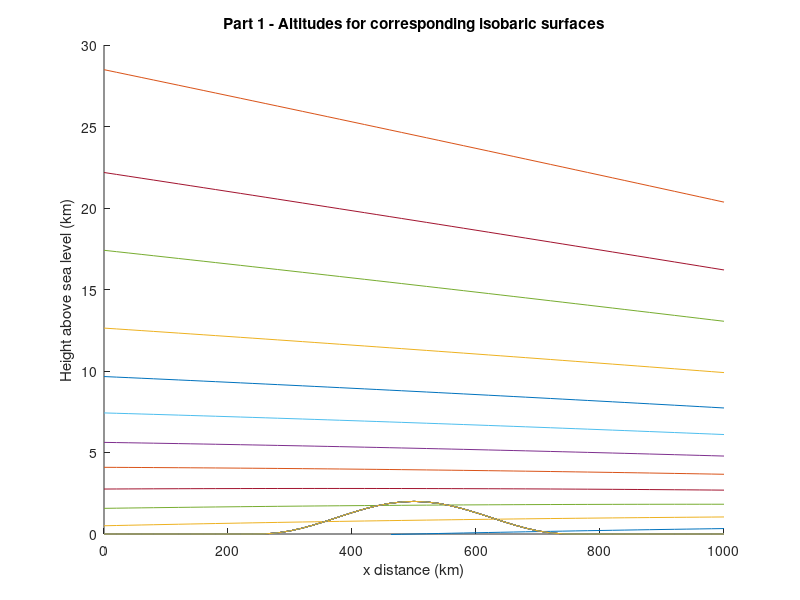
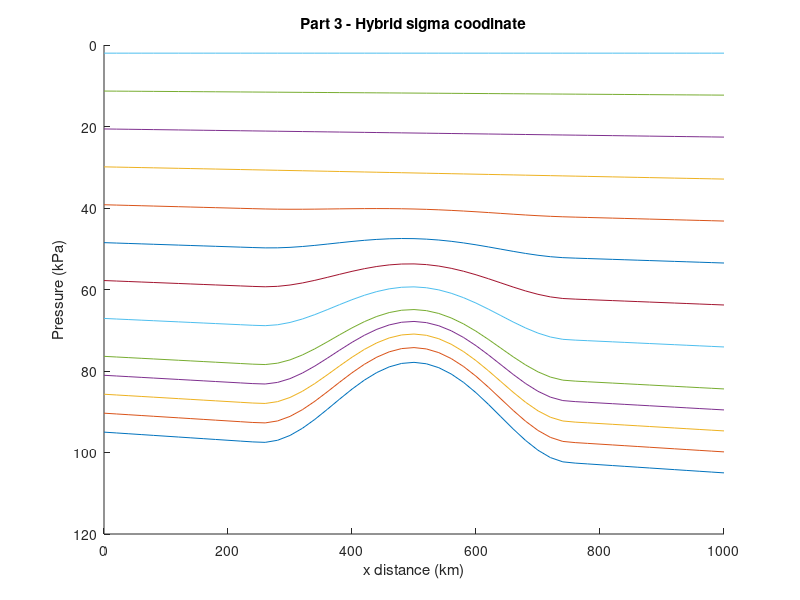
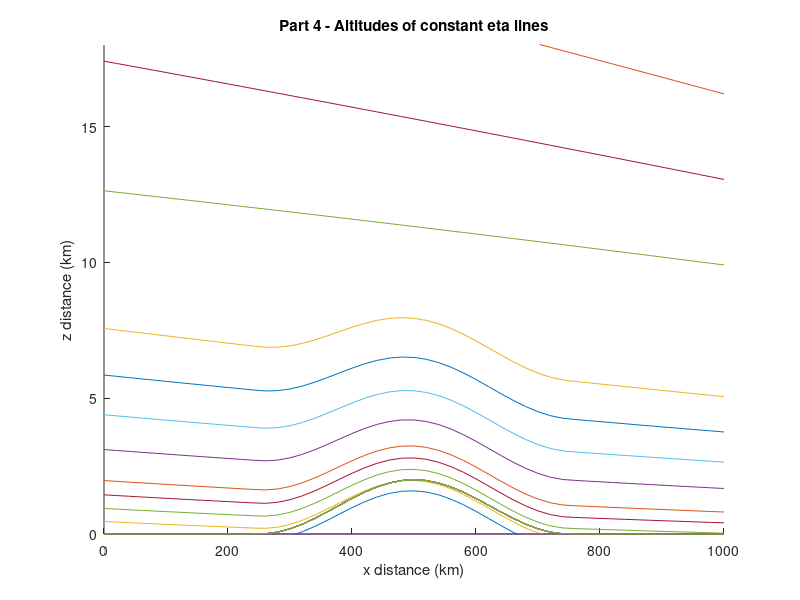

Here is the MATLAB script that generated these plots, in order:
clear all
close all
%% Inputs
xkm = 0:20:1000;
zkm = 0:1:30;
dx = 20;
dz = 1;
pi_top = 2;
eta_c = 0.3;
a = 0.0293;
P = [100 90 80 70 60 50 40 30 20 10 5 2];
eta = [1, 0.95, 0.9, 0.85, 0.8, 0.7, 0.6, 0.5, 0.4, 0.3, 0.2, 0.1, 0];
%% Temperature
%This loop creates a [31,51] matrix where each row represents the
%temperatures across x for one z value
T_matrix = zeros(length(zkm),length(xkm));
for i=1:length(zkm)
    zkm_calc = zkm(i);
    if zkm_calc < 12
        T = (40 - 0.08.*xkm) - 6.5*zkm_calc + 273; %K
    else
        T = (40-0.08.*xkm) - 6.5*12 + 273; %K
    end
    T_matrix(i,:) = T;
end
%% Q1)
%Find:  On an x-z graph, plot the altitudes (km) of the following isobaric surfaces:
%100, 90, 80, 70, 60, 50, 40, 30, 20, 10, 5, 2 kPa.
%On the same plot, plot the altitude of Zground. 
%% Altitude
alt = zeros(length(P), length(xkm));
Pms1 = 95 + 0.01.*xkm;
z = 0; %corresponding to Pms1
%P(1) = Pms1;
z = -log(P(1)./Pms1)*a.*T_matrix(1,:) + z;
alt(1,:)=z;
for k=2:length(P)
    if z < 12
        T = (40 - 0.08.*xkm) - 6.5*z + 273; %K
    else
        T = (40-0.08.*xkm) - 6.5*12 + 273; %K
    end
    z = -log(P(k)./P(k-1))*a.*T + z;
    alt(k,:)=z;
end
%% Zground
Zground=zeros(1,length(xkm));
for j=1:length(xkm)
    %xkm_calc=xkm(j);
    if 250 < xkm(j) && xkm(j) < 750
        Zground_km = 1 + cos(2*3.14159.*(xkm(j) - 500)/500);
    else
        Zground_km = 0;
    end
    Zground(1,j)=Zground_km;
end
%% Plot Altitudes
figure(1)
hold on
for m=1:length(P)
    plot(xkm,alt(m,:))
    plot(xkm,Zground)
    ylim([0 30])
    xlabel('x distance (km)');
    ylabel('Height above sea level (km)');
    title('Part 1 - Altitudes for corresponding isobaric surfaces')
end
%% Question 2
% Interpolate to find the Psurface (kPa) pressure at Zground. Namely, it is the pressure that corresponds to eta = 1.  
%This pressure that you use to find eta in exercises (3) & (4).
%% Surface Pressure 2
z1 = 0;
Psfc = Pms1.*exp((z1 - Zground)./(a.*T_matrix(1,:)));
Table = [xkm(:), Zground(:), Psfc(:)];
Table = Table.'; % Remove semi colon before publishing
%% Question 3
%Create a new P-x graph, on which you plot lines of constant eta, for the eta values listed below.  
%Namely, it should look something like WRF4 figure 2.1b, but with the more realistic meteorology that I prescribed above.  
%Also, like that figure, plot pressure P on the vertical axis in reversed order (highest pressure at the bottom of the figure), 
%but don't use a log scale for P.

%CAUTION: when calculating the values of B to use in WRF4 eq. (2.2), 
%be advised that WRF4 eq. (2.3) applies only for eta > eta_c. Otherwise, set B = 0 for eta <= eta_c.
%% Lines of constant eta
c1 = 2*eta_c^2/(1-eta_c)^3;
c2 = -eta_c*(4 + eta_c + eta_c^2)/(1-eta_c)^3;
c3 = 2*(1+eta_c+eta_c^2)/(1-eta_c)^3;
c4 = -(1+eta_c)/(1-eta_c)^3;

B = zeros(1,length(eta));
for l=1:length(eta)
    etacalc = eta(l);
    if etacalc > eta_c
        B1 = c1 + c2*etacalc + c3*etacalc^2 + c4*etacalc^3;
    else
        B1 = 0;
    end
    B(1,l)=B1;
end

Pd = zeros(length(B), length(xkm));
for q=1:length(B)
    Pd_calc = B(q).*(Psfc-pi_top) + (eta(q)-B(q)).*(Pms1-pi_top) + pi_top;
    Pd(q,:) = Pd_calc;
end
%% Plot Eta lines
figure(2)
hold on
for m=1:length(eta)
    plot(xkm,Pd(m,:))
    set(gca, 'YDir','reverse')
    xlabel('x distance (km)');
    ylabel('Pressure (kPa)');
    title('Part 3 - Hybrid sigma coodinate')
end 
%% Question 4
%Create a new z-x graph, on which you plot the z altitudes of the constant 
%eta lines for the same eta values as in part (3) above. Make use of the hypsometric eq 
%to find the heights z at the pressure levels that correspond to the requested eta values.
%% Pressures associated with eta lines
alt_eta = zeros(length(eta),length(xkm));
z_eta = log(Pd(1)./Psfc)*a.*T_matrix(1,:);
alt_eta(1,:)=z_eta;
for k=2:length(eta)-4
    if z_eta < 12
        T = (40 - 0.08.*xkm) - 6.5*z_eta + 273; %K
    else
        T = (40-0.08.*xkm) - 6.5*12 + 273; %K
    end
    z_eta = -log(Pd(k)./Pd(k-1))*a.*T + z_eta;
    alt_eta(k,:)=z_eta;
end

for r=1:3
    alt_eta(9+r,:)=alt(8+r,:);    
end
%% Plot Eta lines
figure(3)
hold on
for m=1:length(eta)
    plot(xkm,alt_eta(m,:))
    plot(xkm,Zground)
    ylim([0 18])
    xlabel('x distance (km)');
    ylabel('z distance (km)');
    title('Part 4 - Altitudes of constant eta lines')
end